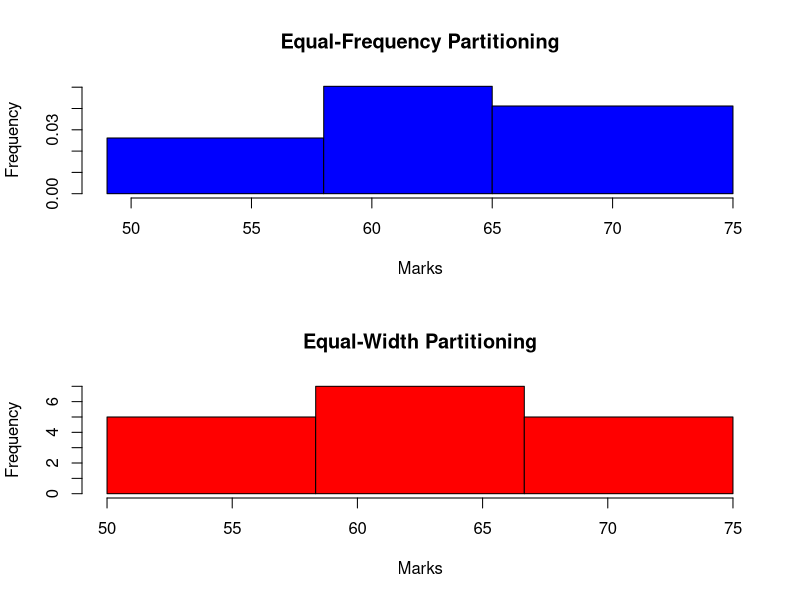

This chart was generated by the following R code:

marks <- c(55, 60, 71, 63, 55, 65, 50, 55, 58, 59, 61, 63, 65, 67, 71, 72, 75)
sorted_marks <- sort(marks)
k <- 3
bin_size <- length(sorted_marks) / k
equal_frequency_bins <- split(sorted_marks, ceiling(seq_along(sorted_marks) / bin_size))
range_marks <- range(marks)
bin_width <- (range_marks[2] - range_marks[1]) / k
equal_width_bins <- cut(marks, breaks=seq(range_marks[1], range_marks[2], by=bin_width), include.lowest=TRUE)
par(mfrow=c(2,1)) 
hist(marks, breaks=c(min(marks)-1, unlist(lapply(equal_frequency_bins, max))), main="Equal-Frequency Partitioning", xlab="Marks", ylab="Frequency", col="blue", right=FALSE)
hist(marks, breaks=seq(range_marks[1], range_marks[2], by=bin_width), main="Equal-Width Partitioning", xlab="Marks", ylab="Frequency", col="red", right=FALSE)
par(mfrow=c(1,1))
